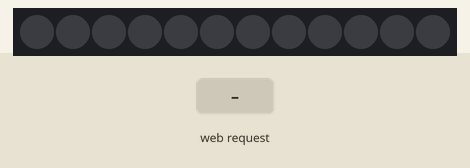
Simulated run of this program. Board: ESP32. On the bench: 12 RGB LEDs in strip order, left to right. The test bench sets the inputs (shaded band). Dim RGB values are drawn brighter than linear; what the program prints to the serial monitor is not drawn.

Above: at 1.2 s.
1.3 s: HTTP request GET /on received
At 2.5 s:
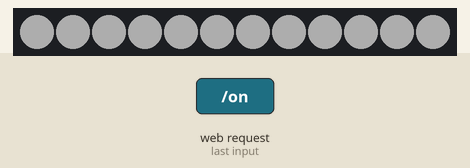
2.8 s: HTTP request GET /color?r=120&g=120&b=120 received
4.3 s: HTTP request GET /off received
At 4.8 s:
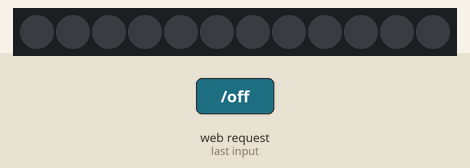
5.8 s: HTTP request GET /on?r=1 received
At 7.2 s:
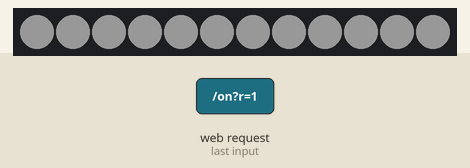
Timing chart, 0 to 8.3 s (numbered marks = the images above; inputs shaded):
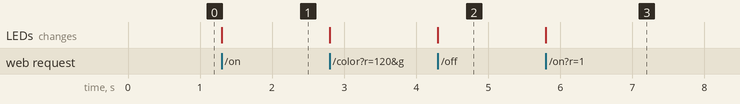

The program:

main.cpp
```cpp
#include <Arduino.h>
#include <WiFi.h>
#include <WebServer.h>
#include <DNSServer.h>
#include <ESPmDNS.h>
#include <Adafruit_NeoPixel.h>
#include "config.h"

// Access Point credentials
const char *AP_SSID = "ESP32-LightRing";
const char *AP_PASSWORD = "lightring"; // min 8 characters, set to "" for open network

// mDNS hostname - reachable as "light-ring.local" when connected to the AP
const char *MDNS_HOSTNAME = "light-ring";

Adafruit_NeoPixel strip(NUM_LEDS, LED_PIN, NEO_PIXEL_TYPE);
bool ledsOn = false;
uint8_t currentR = 255, currentG = 255, currentB = 255;

WebServer server(80);
DNSServer dnsServer;

void applyLeds()
{
  if (ledsOn)
  {
    strip.fill(strip.Color(currentR, currentG, currentB));
  }
  else
  {
    strip.fill(0);
  }
  strip.show();
}

void handleRoot()
{
  String onClass  = ledsOn ? "btn btn-on active" : "btn btn-on";
  String offClass = ledsOn ? "btn btn-off" : "btn btn-off active";

  auto isSelected = [&](uint8_t r, uint8_t g, uint8_t b) -> bool {
    return currentR == r && currentG == g && currentB == b;
  };

  String html = R"rawhtml(<!DOCTYPE html>
<html lang="en">
<head>
  <meta charset="UTF-8">
  <meta name="viewport" content="width=device-width, initial-scale=1.0">
  <title>ESP32 Light Ring</title>
  <style>
    * { box-sizing: border-box; margin: 0; padding: 0; }
    body {
      font-family: Arial, sans-serif;
      background: #1a1a2e;
      color: #eee;
      display: flex;
      flex-direction: column;
      align-items: center;
      padding: 40px 20px;
      min-height: 100vh;
    }
    h1 { font-size: 2rem; margin-bottom: 8px; letter-spacing: 2px; }
    p.subtitle { color: #aaa; margin-bottom: 32px; }
    .card {
      background: #16213e;
      border-radius: 16px;
      padding: 32px;
      max-width: 420px;
      width: 100%;
      box-shadow: 0 8px 32px rgba(0,0,0,0.4);
    }
    .section-title { font-size: 0.85rem; text-transform: uppercase; letter-spacing: 1px; color: #888; margin-bottom: 12px; }
    .power-row { display: flex; gap: 12px; margin-bottom: 32px; }
    .btn {
      flex: 1;
      padding: 14px;
      border: 2px solid #333;
      border-radius: 10px;
      background: #0f3460;
      color: #eee;
      font-size: 1rem;
      font-weight: bold;
      cursor: pointer;
      text-decoration: none;
      text-align: center;
      transition: background 0.2s, border-color 0.2s;
    }
    .btn:hover { background: #1a4a80; }
    .btn.active { background: #e94560; border-color: #e94560; color: #fff; }
    .btn-on.active { background: #27ae60; border-color: #27ae60; }
    .color-grid {
      display: grid;
      grid-template-columns: repeat(4, 1fr);
      gap: 10px;
    }
    .color-btn {
      width: 100%;
      aspect-ratio: 1;
      border: 3px solid transparent;
      border-radius: 50%;
      cursor: pointer;
      transition: transform 0.15s, border-color 0.15s;
    }
    .color-btn:hover { transform: scale(1.12); }
    .color-btn.selected { border-color: #fff; transform: scale(1.12); }
  </style>
</head>
<body>
  <h1>&#128161; Light Ring</h1>
  <p class="subtitle">ESP32 WS2812B Controller</p>
  <div class="card">
    <div class="section-title">Power</div>
    <div class="power-row">
      <a href="/on"  class=")rawhtml" + onClass  + R"rawhtml(">ON</a>
      <a href="/off" class=")rawhtml" + offClass + R"rawhtml(">OFF</a>
    </div>
    <div class="section-title">Color</div>
    <div class="color-grid">
      <a href="/color?r=255&g=255&b=255" title="White"   style="background:#ffffff" class="color-btn)rawhtml" + (isSelected(255,255,255) ? " selected" : "") + R"rawhtml("></a>
      <a href="/color?r=255&g=0&b=0"     title="Red"     style="background:#ff0000" class="color-btn)rawhtml" + (isSelected(255,0,0)     ? " selected" : "") + R"rawhtml("></a>
      <a href="/color?r=0&g=255&b=0"     title="Green"   style="background:#00ff00" class="color-btn)rawhtml" + (isSelected(0,255,0)     ? " selected" : "") + R"rawhtml("></a>
      <a href="/color?r=0&g=0&b=255"     title="Blue"    style="background:#0000ff" class="color-btn)rawhtml" + (isSelected(0,0,255)     ? " selected" : "") + R"rawhtml("></a>
      <a href="/color?r=255&g=165&b=0"   title="Orange"  style="background:#ffa500" class="color-btn)rawhtml" + (isSelected(255,165,0)   ? " selected" : "") + R"rawhtml("></a>
      <a href="/color?r=255&g=255&b=0"   title="Yellow"  style="background:#ffff00" class="color-btn)rawhtml" + (isSelected(255,255,0)   ? " selected" : "") + R"rawhtml("></a>
      <a href="/color?r=0&g=255&b=255"   title="Cyan"    style="background:#00ffff" class="color-btn)rawhtml" + (isSelected(0,255,255)   ? " selected" : "") + R"rawhtml("></a>
      <a href="/color?r=255&g=0&b=255"   title="Magenta" style="background:#ff00ff" class="color-btn)rawhtml" + (isSelected(255,0,255)   ? " selected" : "") + R"rawhtml("></a>
    </div>
  </div>
</body>
</html>)rawhtml";

  server.send(200, "text/html", html);
}

void handleOn()
{
  ledsOn = true;
  applyLeds();
  server.sendHeader("Location", "/");
  server.send(302, "text/plain", "");
}

void handleOff()
{
  ledsOn = false;
  applyLeds();
  server.sendHeader("Location", "/");
  server.send(302, "text/plain", "");
}

void handleColor()
{
  if (!server.hasArg("r") || !server.hasArg("g") || !server.hasArg("b"))
  {
    server.send(400, "text/plain", "Missing r, g, or b parameter");
    return;
  }
  currentR = (uint8_t)constrain(server.arg("r").toInt(), 0, 255);
  currentG = (uint8_t)constrain(server.arg("g").toInt(), 0, 255);
  currentB = (uint8_t)constrain(server.arg("b").toInt(), 0, 255);
  if (ledsOn)
  {
    applyLeds();
  }
  server.sendHeader("Location", "/");
  server.send(302, "text/plain", "");
}

void handleNotFound()
{
  server.send(404, "text/plain", "Not found");
}

void setup()
{
  Serial.begin(115200);

  // Initialize LED ring
  strip.begin();
  strip.setBrightness(BRIGHTNESS);
  strip.fill(0);
  strip.show();

  // Start Access Point
  WiFi.softAP(AP_SSID, AP_PASSWORD);
  IPAddress ip = WiFi.softAPIP();
  Serial.print("AP IP address: ");
  Serial.println(ip);

  // Start DNS server - resolves every hostname (including "light.ring") to the AP IP
  // Port 53 is the standard DNS port; TTL 0 means no caching
  dnsServer.start(53, "*", ip);
  Serial.println("DNS server started (wildcard -> " + ip.toString() + ")");

  // Start mDNS so the device is also reachable as "light-ring.local"
  if (MDNS.begin(MDNS_HOSTNAME))
  {
    MDNS.addService("http", "tcp", 80);
    Serial.print("mDNS started - open http://");
    Serial.print(MDNS_HOSTNAME);
    Serial.println(".local");
  }
  else
  {
    Serial.println("mDNS failed to start");
  }

  // Register routes
  server.on("/", handleRoot);
  server.on("/on", handleOn);
  server.on("/off", handleOff);
  server.on("/color", handleColor);
  server.onNotFound(handleNotFound);

  server.begin();
  Serial.println("HTTP server started");
  Serial.println("Connect to Wi-Fi \"" + String(AP_SSID) + "\" and open http://light.ring");
}

void loop()
{
  dnsServer.processNextRequest();
  server.handleClient();
}
```

config.h
```cpp
#pragma once
#include <Adafruit_NeoPixel.h>

// Hardware configuration for CJMCU-28128-12 (12x WS2812B LED ring)
#define NUM_LEDS       12                        // Number of LEDs on the ring
#define LED_PIN         4
#define NEO_PIXEL_TYPE (NEO_GRB + NEO_KHZ800)   // WS2812B, GRB color order
#define BRIGHTNESS     50                        // 0-255; keep low to avoid excessive brightness
```

Measured:
- after the input at 1.3 s, the LEDs: change at once (image 1)
- after the input at 4.3 s, the LEDs: change at once (image 2)
- after the input at 5.8 s, the LEDs: change at once (image 3)
